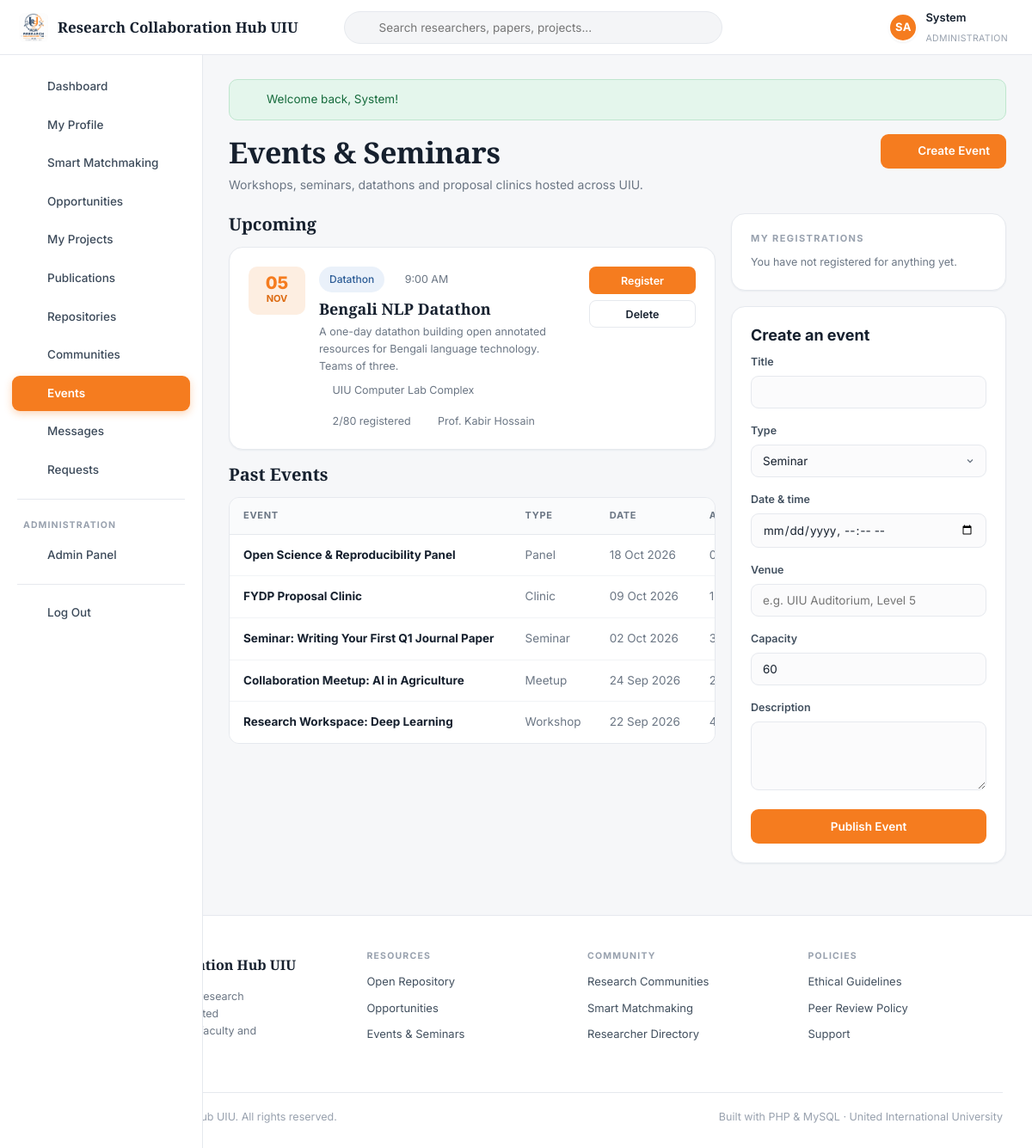
The app's page /events.php (signed in) with its own data.
### tables this page shows
CREATE TABLE `users` (
  `id`                INT AUTO_INCREMENT PRIMARY KEY,
  `first_name`        VARCHAR(60)  NOT NULL,
  `last_name`         VARCHAR(60)  NOT NULL,
  `email`             VARCHAR(150) NOT NULL UNIQUE,
  `password`          VARCHAR(255) NOT NULL,
  `role`              ENUM('student','faculty','admin') NOT NULL DEFAULT 'student',
  `researcher_type`   ENUM('student_academic','corporate','gov_ngo','medical','non_researcher') DEFAULT 'student_academic',
  `department`        VARCHAR(100) DEFAULT NULL,
  `university`        VARCHAR(150) DEFAULT 'United International University',
  `designation`       VARCHAR(120) DEFAULT NULL,
  `trimester`         VARCHAR(30)  DEFAULT NULL,
  `student_id`        VARCHAR(30)  DEFAULT NULL,
  `cgpa`              DECIMAL(3,2) DEFAULT NULL,
  `bio`               TEXT         DEFAULT NULL,
  `avatar`            VARCHAR(255) DEFAULT NULL,
  `cover`             VARCHAR(255) DEFAULT NULL,
  `phone`             VARCHAR(40)  DEFAULT NULL,
  `city`              VARCHAR(80)  DEFAULT 'Dhaka',
  `linkedin`          VARCHAR(200) DEFAULT NULL,
  `orcid`             VARCHAR(60)  DEFAULT NULL,
  `website`           VARCHAR(200) DEFAULT NULL,
  `availability`      VARCHAR(60)  DEFAULT NULL,
  `preferred_team`    VARCHAR(40)  DEFAULT NULL,
  `open_to_collab`    TINYINT(1)   NOT NULL DEFAULT 1,
  `status`            ENUM('active','suspended') NOT NULL DEFAULT 'active',
  `created_at`        DATETIME     NOT NULL DEFAULT CURRENT_TIMESTAMP
);

CREATE TABLE `events` (
  `id`          INT AUTO_INCREMENT PRIMARY KEY,
  `title`       VARCHAR(200) NOT NULL,
  `description` TEXT DEFAULT NULL,
  `event_type`  VARCHAR(60) DEFAULT 'Seminar',
  `venue`       VARCHAR(200) DEFAULT NULL,
  `event_date`  DATETIME NOT NULL,
  `capacity`    INT NOT NULL DEFAULT 100,
  `created_by`  INT DEFAULT NULL,
  `created_at`  DATETIME NOT NULL DEFAULT CURRENT_TIMESTAMP,
  FOREIGN KEY (`created_by`) REFERENCES `users`(`id`) ON DELETE SET NULL
);

### events.php (the view, shortened to what the rows shown need)
<?php
$me  = currentUser();
$uid = (int)$me['id'];
$upcoming = fetchAll(
    'SELECT e.*, u.first_name, u.last_name,
            (SELECT COUNT(*) FROM event_rsvps r WHERE r.event_id = e.id) AS attendees
     FROM events e LEFT JOIN users u ON u.id = e.created_by
     WHERE e.event_date >= NOW() ORDER BY e.event_date');
$past = fetchAll(
    'SELECT e.*, (SELECT COUNT(*) FROM event_rsvps r WHERE r.event_id = e.id) AS attendees
     FROM events e WHERE e.event_date < NOW() ORDER BY e.event_date DESC LIMIT 6');
$myRsvps = array_map('intval', array_column(
    fetchAll('SELECT event_id FROM event_rsvps WHERE user_id = ?', [$uid]), 'event_id'));
require_once ROOT_PATH . '/includes/header.php';
?>
<div class="page-head">
  <div>
    <h1>Events &amp; Seminars</h1>
  </div>
</div>
<div class="layout-main-side">
  <div>
    <h2 class="section-title">Upcoming</h2>
    <?php if (!$upcoming): ?>
      <div class="empty"><h3>Nothing scheduled</h3><p>Check back soon for new seminars and workshops.</p></div>
    <?php else: foreach ($upcoming as $ev):
        $going = in_array((int)$ev['id'], $myRsvps, true);
        $full  = (int)$ev['attendees'] >= (int)$ev['capacity']; ?>
      <div class="card mb-2">
        <div class="flex flex-wrap" style="gap:16px;align-items:flex-start">
          <div class="text-center" style="min-width:66px">
            <div style="background:var(--orange-soft);border-radius:10px;padding:9px 6px">
              <div style="font-size:20px;font-weight:800;color:var(--orange);line-height:1">
                <?= fmtDate($ev['event_date'], 'd') ?></div>
              <div style="font-size:11px;font-weight:700;color:var(--orange-dark);text-transform:uppercase">
                <?= fmtDate($ev['event_date'], 'M') ?></div>
            </div>
          </div>
          <div class="flex-1">
            <div class="flex mb-1" style="gap:8px">
              <span class="chip chip-blue"><?= e($ev['event_type']) ?></span>
              <span class="muted-sm"><?= icon('clock', 12) ?> <?= fmtDate($ev['event_date'], 'g:i A') ?></span>
            </div>
            <h3 style="font-family:var(--serif);font-size:18px;margin-bottom:6px"><?= e($ev['title']) ?></h3>
            <p class="muted-sm mb-1"><?= e($ev['description']) ?></p>
            <div class="flex muted-sm flex-wrap" style="gap:16px">
              <span><?= icon('pin', 12) ?> <?= e($ev['venue']) ?></span>
              <span><?= icon('users', 12) ?> <?= (int)$ev['attendees'] ?>/<?= (int)$ev['capacity'] ?> registered</span>
              <?php if ($ev['first_name']): ?>
                <span><?= icon('user', 12) ?> <?= e($ev['first_name'] . ' ' . $ev['last_name']) ?></span>
              <?php endif; ?>
            </div>
          </div>
          <div class="flex-col" style="gap:7px;min-width:124px">
            <form method="post"><?= csrfField() ?>
              <button class="btn <?= $going ? 'btn-outline' : 'btn-primary' ?> btn-sm btn-block"
                      type="submit" <?= (!$going && $full) ? 'disabled' : '' ?>>
                <?= $going ? 'Cancel RSVP' : ($full ? 'Full' : 'Register') ?>
              </button>
            </form>
            <?php if ((int)$ev['created_by'] === $uid || isAdmin()): ?>
              <form method="post"><?= csrfField() ?>
                <button class="btn btn-outline btn-sm btn-block" type="submit"
                        data-confirm="Delete this event?">Delete</button>
              </form>
            <?php endif; ?>
          </div>
        </div>
      </div>
    <?php endforeach; endif; ?>
    <?php if ($past): ?>
      <h2 class="section-title mt-3">Past Events</h2>
      <div class="table-wrap">
        <table class="data">
          <thead><tr><th>Event</th><th>Type</th><th>Date</th><th>Attended</th></tr></thead>
          <tbody>
          <?php foreach ($past as $ev): ?>
            <tr>
              <td><strong><?= e($ev['title']) ?></strong></td>
              <td class="muted"><?= e($ev['event_type']) ?></td>
              <td class="muted"><?= fmtDate($ev['event_date'], 'd M Y') ?></td>
              <td class="muted"><?= (int)$ev['attendees'] ?></td>
            </tr>
          <?php endforeach; ?>
          </tbody>
        </table>
      </div>
    <?php endif; ?>
  </div>
</div>
<?php require_once ROOT_PATH . '/includes/footer.php'; ?>

### includes/header.php (shortened to what the rows shown need)
<?php
require_once ROOT_PATH . '/includes/icons.php';
$layout    = $layout    ?? (isLoggedIn() ? 'app' : 'public');
$me        = currentUser();
?>
<!DOCTYPE html>
<html lang="en">
<head>
<link rel="stylesheet" href="<?= url('assets/css/style.css') ?>">
</head>
<body class="layout-<?= e($layout) ?>">
<?php if ($layout === 'app'): ?>
<header class="topbar">
  <button class="icon-btn menu-toggle" id="menuToggle" aria-label="Toggle menu"><?= icon('menu', 20) ?></button>
  <a class="brand" href="<?= url('dashboard.php') ?>">
    <img src="<?= url('assets/img/logo.jpg') ?>" alt="Logo">
    <span class="brand-name"><?= e(SITE_NAME) ?></span>
  </a>
  <form class="topsearch" action="<?= url('search.php') ?>" method="get" role="search">
    <span class="ico"><?= icon('search', 16) ?></span>
    <input type="search" name="q" placeholder="Search researchers, papers, projects..."
           value="<?= e($_GET['q'] ?? '') ?>">
  </form>
  <div class="topactions">
    <a class="icon-btn" href="<?= url('notifications.php') ?>" title="Notifications">
      <?= icon('bell', 19) ?>
    </a>
    <a class="icon-btn" href="<?= url('messages.php') ?>" title="Messages">
      <?= icon('mail', 19) ?>
    </a>
    <a class="topuser" href="<?= url('profile.php') ?>">
      <?= avatar($me, 34) ?>
      <span>
        <span class="nm"><?= e($me['first_name']) ?></span><br>
        <span class="rl"><?= e($me['department'] ?: ucfirst($me['role'])) ?></span>
      </span>
    </a>
  </div>
</header>
<div class="app">
  <nav class="sidebar" id="sidebar">
    <a href="<?= url('dashboard.php') ?>"     class="<?= isActive('dashboard.php') ? 'active' : '' ?>"><?= icon('dashboard') ?> Dashboard</a>
    <a href="<?= url('profile.php') ?>"       class="<?= isActive('profile.php') || isActive('profile_edit.php') ? 'active' : '' ?>"><?= icon('user') ?> My Profile</a>
    <a href="<?= url('matchmaking.php') ?>"   class="<?= isActive('matchmaking.php') ? 'active' : '' ?>"><?= icon('sparkle') ?> Smart Matchmaking</a>
    <a href="<?= url('opportunities.php') ?>" class="<?= isActive('opportunities.php') || isActive('opportunity.php') ? 'active' : '' ?>"><?= icon('bulb') ?> Opportunities</a>
    <a href="<?= url('projects.php') ?>"      class="<?= isActive('projects.php') || isActive('project.php') || isActive('project_form.php') ? 'active' : '' ?>"><?= icon('folder') ?> My Projects</a>
    <a href="<?= url('publications.php') ?>"  class="<?= isActive('publications.php') || isActive('publication.php') ? 'active' : '' ?>"><?= icon('file') ?> Publications</a>
    <a href="<?= url('repository.php') ?>"    class="<?= isActive('repository.php') ? 'active' : '' ?>"><?= icon('layers') ?> Repositories</a>
    <a href="<?= url('communities.php') ?>"   class="<?= isActive('communities.php') || isActive('community.php') || isActive('post.php') ? 'active' : '' ?>"><?= icon('users') ?> Communities</a>
    <a href="<?= url('events.php') ?>"        class="<?= isActive('events.php') ? 'active' : '' ?>"><?= icon('calendar') ?> Events</a>
    <a href="<?= url('messages.php') ?>"      class="<?= isActive('messages.php') ? 'active' : '' ?>">
      <?= icon('mail') ?> Messages
    </a>
    <a href="<?= url('requests.php') ?>"      class="<?= isActive('requests.php') ? 'active' : '' ?>"><?= icon('user-plus') ?> Requests</a>
    <?php if ($me['role'] === 'admin'): ?>
      <div class="sidebar-sep"></div>
      <div class="sidebar-label">Administration</div>
      <a href="<?= url('admin/index.php') ?>"><?= icon('shield') ?> Admin Panel</a>
    <?php endif; ?>
    <div class="sidebar-sep"></div>
    <a href="<?= url('logout.php') ?>"><?= icon('logout') ?> Log Out</a>
  </nav>
  <main class="app-main">
    <?php foreach (getFlashes() as $f): ?>
      <div class="alert alert-<?= e($f['type']) ?>"><?= icon($f['type'] === 'success' ? 'check-circle' : 'help', 17) ?><span><?= e($f['message']) ?></span></div>
    <?php endforeach; ?>
<?php endif; ?>

### includes/icons.php (shortened to what the rows shown need)
<?php
function icon(string $name, int $size = 18, string $class = ''): string
{
    $body = $paths[$name] ?? $paths['help'];
    return '<svg class="ic ' . htmlspecialchars($class) . '" xmlns="http://www.w3.org/2000/svg" width="' . $size
         . '" height="' . $size . '" viewBox="0 0 24 24" fill="none" stroke="currentColor" stroke-width="1.9"'
         . ' stroke-linecap="round" stroke-linejoin="round" aria-hidden="true">' . $body . '</svg>';
}

### includes/functions.php (shortened to what the rows shown need)
<?php
function e($value): string
{
    return htmlspecialchars((string)$value, ENT_QUOTES, 'UTF-8');
}
function url(string $path = ''): string
{
    return BASE_URL . ltrim($path, '/');
}
function getFlashes(): array
{
    $f = $_SESSION['flash'] ?? [];
    return $f;
}
function isLoggedIn(): bool
{
    return !empty($_SESSION['user_id']);
}
function currentUser(): ?array
{
    static $user = null;
    static $loaded = false;
    if ($loaded) { return $user; }
    $loaded = true;
    $user = fetchOne('SELECT * FROM users WHERE id = ? AND status = "active"', [$_SESSION['user_id']]);
    return $user;
}
function isAdmin(): bool
{
    $u = currentUser();
    return $u !== null && $u['role'] === 'admin';
}
function fullName(array $user): string
{
    return trim($user['first_name'] . ' ' . $user['last_name']);
}
function initials(array $user): string
{
    return strtoupper(substr($user['first_name'], 0, 1) . substr($user['last_name'], 0, 1));
}
function avatarUrl(?array $user): string
{
    return '';
}
function avatar(?array $user, int $size = 40, string $extraClass = ''): string
{
    $src = avatarUrl($user);
    $style = 'width:' . $size . 'px;height:' . $size . 'px;';
    $palette = ['#12305B', '#F57C1F', '#2F6FB3', '#B9541B', '#3E5C76', '#8A4B08'];
    $bg      = $palette[((int)$user['id']) % count($palette)];
    $font    = max(10, (int)round($size * 0.38));
    return '<span class="avatar avatar-initials ' . e($extraClass) . '" style="' . $style
         . 'background:' . $bg . ';font-size:' . $font . 'px" title="' . e(fullName($user)) . '">'
         . e(initials($user)) . '</span>';
}
function fmtDate(?string $datetime, string $format = 'd M Y'): string
{
    return $datetime ? date($format, strtotime($datetime)) : '--';
}
function isActive(string $page): bool
{
    return basename($_SERVER['PHP_SELF']) === $page;
}

### records on screen
users: initials($user) "SA", first_name "System", department "ADMINISTRATION"
events: event_date "05", event_date "NOV", event_type "Datathon", $size 12 (drawn), event_date "9:00 AM", title "Bengali NLP Datathon", description "A one-day datathon building open annotated resources for Bengali language technology. Teams of three.", venue "UIU Computer Lab Complex", attendees "2", capacity "80", created_by.last_name "Prof. Kabir Hossain", shows "Register"
events: title "Open Science & Reproducibility Panel", event_type "Panel", event_date "18 Oct 2026", attendees "0"
events: title "FYDP Proposal Clinic", event_type "Clinic", event_date "09 Oct 2026", attendees "1"
events: title "Seminar: Writing Your First Q1 Journal Paper", event_type "Seminar", event_date "02 Oct 2026", attendees "3"
events: title "Collaboration Meetup: AI in Agriculture", event_type "Meetup", event_date "24 Sep 2026", attendees "2"
events: title "Research Workspace: Deep Learning", event_type "Workshop", event_date "22 Sep 2026", attendees "4"

### other values on screen
SITE_NAME "Research Collaboration Hub UIU"
$f['message'] "Welcome back, System!"
form field event_type "Seminar"
